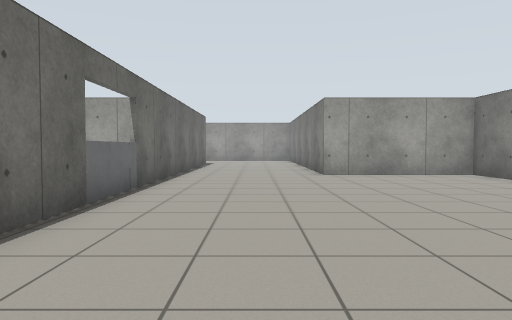
[1] (above)

23 first-person views from a walk through a robot-simulator world made for Gazebo. The camera is 0.9 m above the floor, tilts 2° down and sees 70° across. The floor is counted in squares, 1 m on a side. Each view is taken from the middle of a square. On the plan, view 1 faces up. The plan holds only what a view shows up to about 12 squares ahead; the rest is blank. The place goes on beyond the plan. Surface patterns are stand-ins for the level's own textures.

[2]
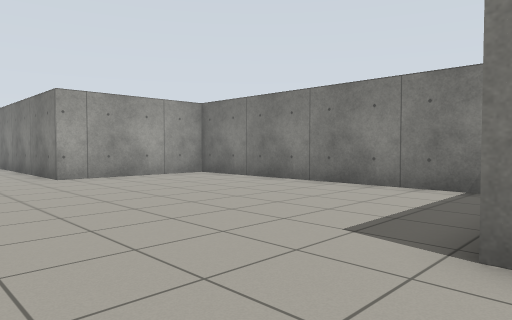

[3]
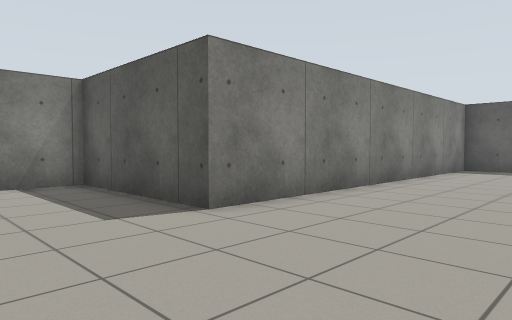

[4]
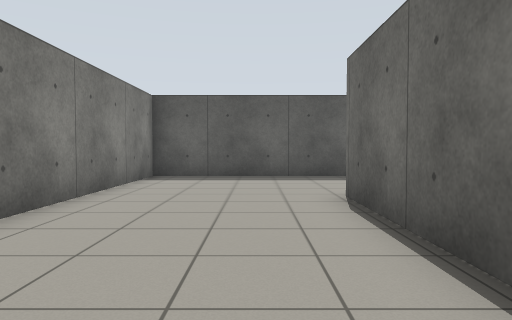

[5]
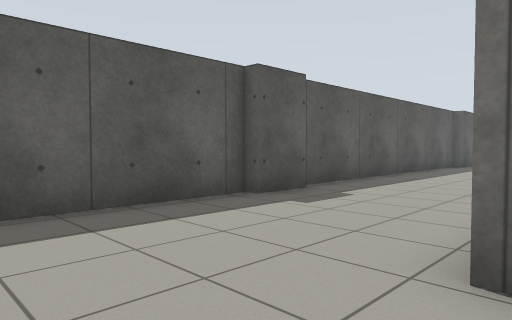

[6]
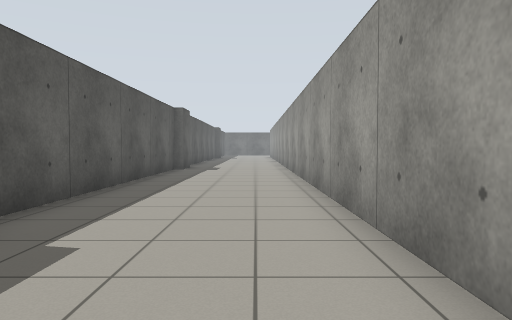

[7]
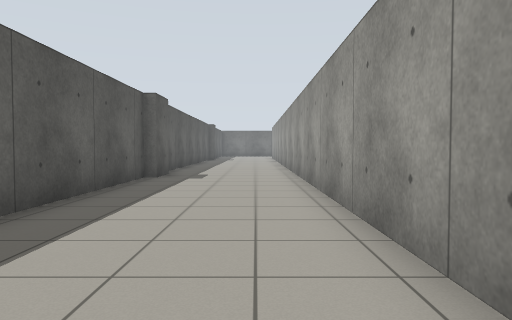

[8]
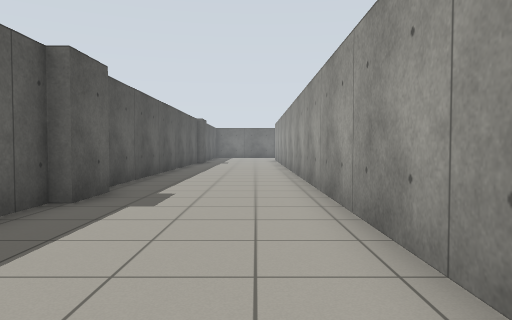

[9]
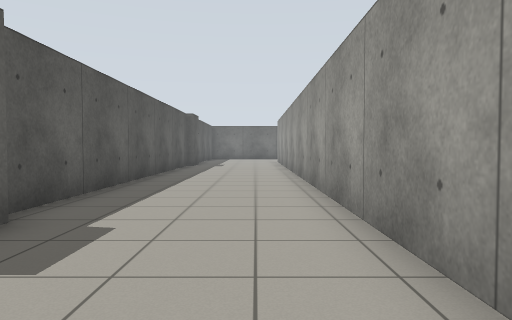

[10]
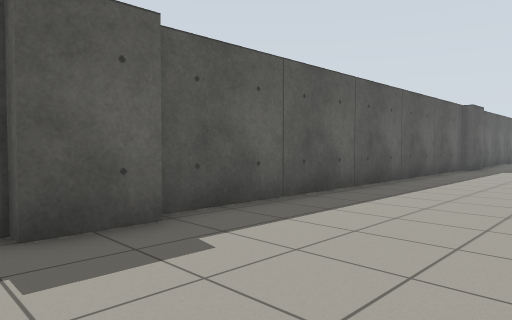

[11]
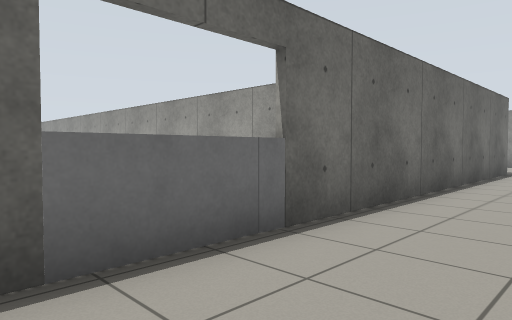

[12]
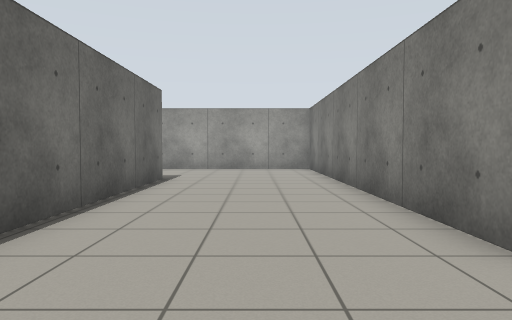

[13]
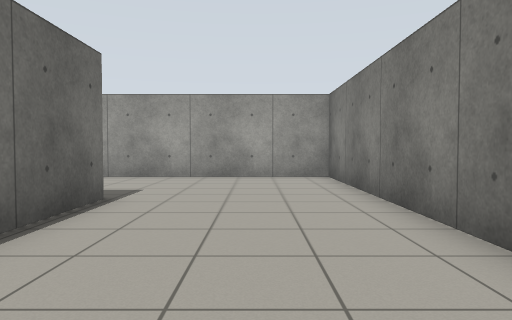

[14]
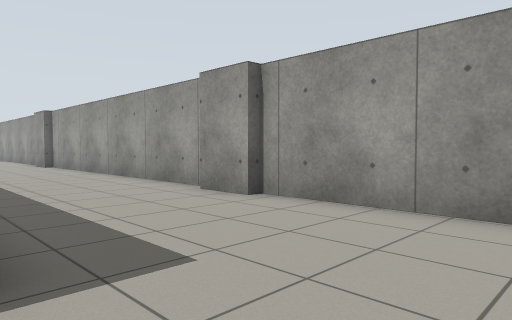

[15]
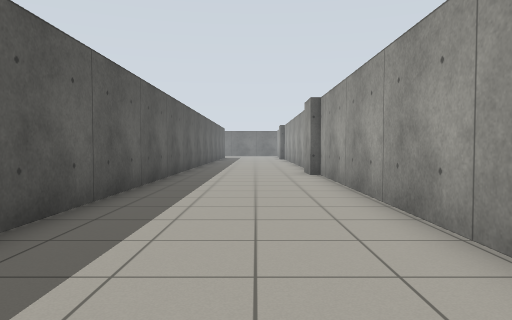

[16]
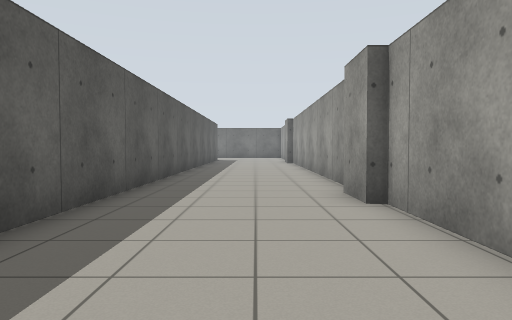

[17]
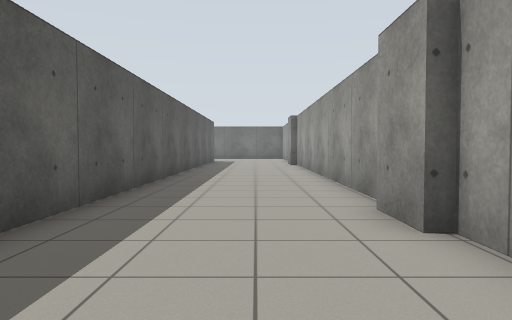

[18]
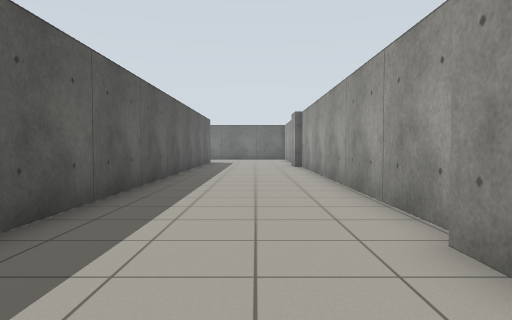

[19]
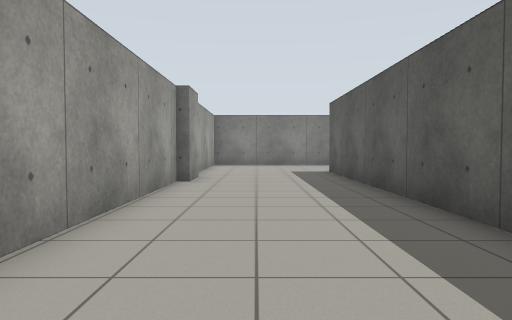

[20]
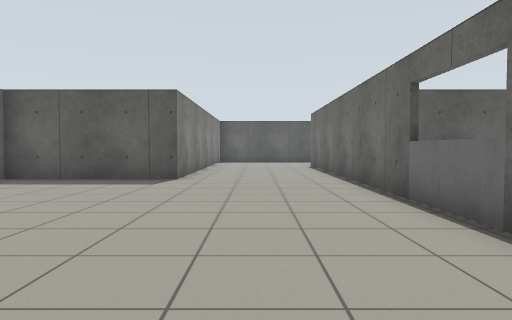

[21]
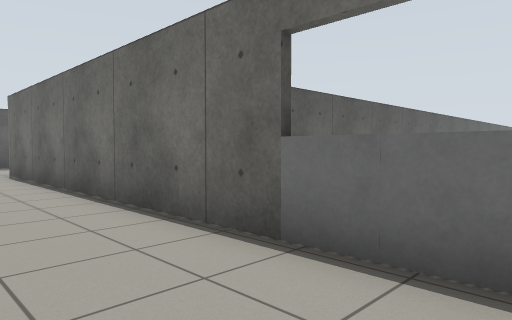

[22]
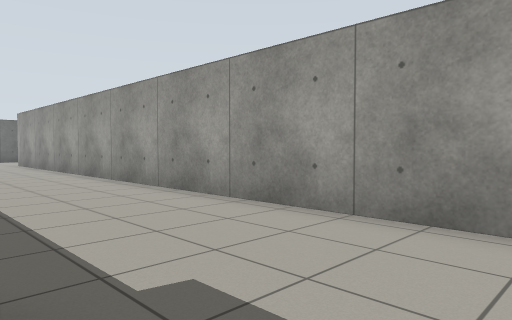

[23]
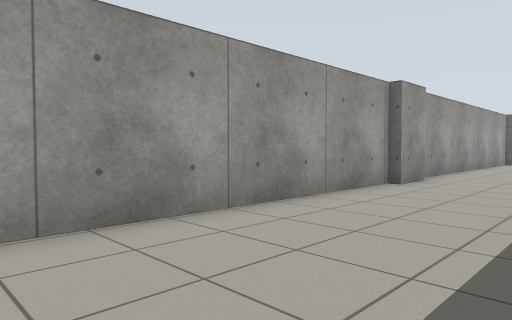

### Floor plan
Points are (right, up) in squares from view 1. A wall is a line through its corners. A room is listed if a view was taken in it or the views show most of it. See-through windows are left out.
Room 1 (views 1, 2, 3, 4, 5, 6, 7, 8, 9, 10, 11, 12, 13, 14, 15, 16, 17, 18, 19, 20, 21, 22, 23)
walls: (-2.6, 5.6) (-2.6, -5.8); (-2.6, 19.4) (-2.6, 8.4); (-4.7, -5.7) (-28.5, -5.7); (-4.9, 23.8) (-6.5, 23.8); (-6.4, 24.1) (-17.8, 24.1); (-6.6, -9.9) (-4.9, -9.9) (-4.9, -10.3) (2.2, -10.3) (2.2, 1.8) (7.1, 1.8) (7.1, 11.9) (2.2, 11.9) (2.2, 24.1) (-5, 24.1); (-17.8, 23.8) (-19.3, 23.8); (-19.3, 24.1) (-28, 24.1); (-19.4, -9.9) (-17.8, -9.9) (-17.8, -10.3) (-7, -10.3); (-28, 19.3) (-4, 19.3); (-28.5, -10.3) (-19.5, -10.3)
objects: grey box (-4, 6) to (-3, 7); grey box (-4, 8) to (-3, 8)

Positions as (right, up) in squares from view 1, and headings:
1: (0, 0), facing up
2: (-1, 1), facing up-right
3: (-2, 5), facing down-right
4: (-1, 1), facing down
5: (0, -5), facing down-left
6: (-3, -7), facing left
7: (-7, -7), facing left
8: (-12, -7), facing left
9: (-15, -7), facing left
10: (-17, -6), facing down-left
11: (0, 5), facing up-left
12: (0, 9), facing up
13: (0, 13), facing up
14: (0, 19), facing up-left
15: (-6, 22), facing left
16: (-12, 22), facing left
17: (-14, 22), facing left
18: (-16, 22), facing left
19: (-16, 22), facing right
20: (0, 12), facing down
21: (0, 8), facing down-left
22: (-17, -10), facing up-left
23: (-28, 20), facing up-right
